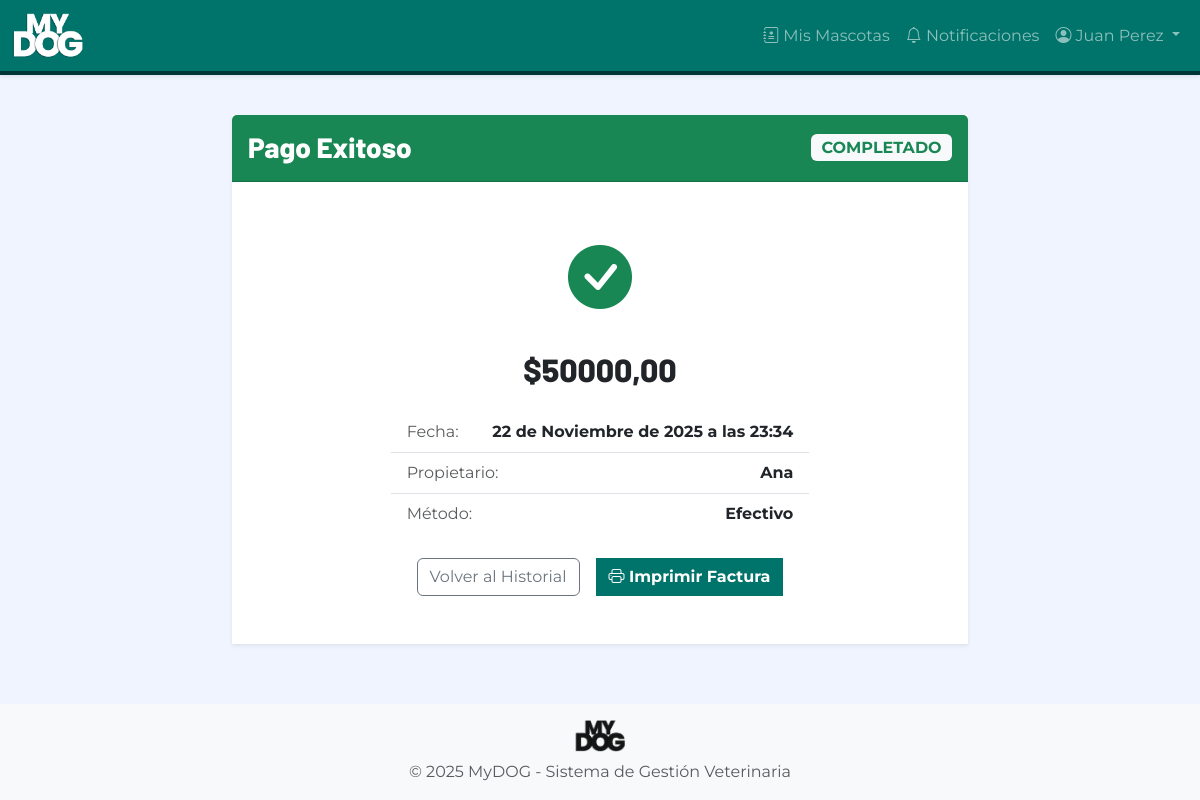
The app's page /pagos/4/ (signed in) with its own data.
### autenticacion/models.py (models this page shows, shortened)
class Usuario(AbstractUser):
    ROL_CHOICES = [
        ('ADMIN', 'Administrador'),
        ('VETERINARIO', 'Veterinario'),
        ('ADMINISTRATIVO', 'Personal Administrativo'),
        ('PROPIETARIO', 'Propietario'),
    ]
    rol = models.CharField(
        max_length=20,
        choices=ROL_CHOICES,
        verbose_name='Rol',
        help_text='Rol del usuario en el sistema'
    )
    activo = models.BooleanField(
        default=True,
        verbose_name='Activo',
        help_text='Indica si el usuario puede acceder al sistema'
    )
    intentos_fallidos = models.IntegerField(
        default=0,
        verbose_name='Intentos fallidos',
        help_text='Número de intentos fallidos de login consecutivos'
    )
    bloqueado_hasta = models.DateTimeField(
        null=True,
        blank=True,
        verbose_name='Bloqueado hasta',
        help_text='Fecha y hora hasta la cual el usuario está bloqueado'
    )
    foto_perfil = models.ImageField(
        upload_to='perfiles/',
        null=True,
        blank=True,
        verbose_name='Foto de perfil'
    )
    telefono = models.CharField(
        max_length=15,
        blank=True,
        verbose_name='Teléfono'
    )
    fecha_creacion = models.DateTimeField(
        auto_now_add=True,
        verbose_name='Fecha de creación'
    )
    fecha_modificacion = models.DateTimeField(
        auto_now=True,
        verbose_name='Fecha de modificación'
    )
    class Meta:
        verbose_name = 'Usuario'
        verbose_name_plural = 'Usuarios'
        ordering = ['-fecha_creacion']
    def es_admin(self):
        return self.rol == 'ADMIN'

### pagos/models.py (models this page shows, shortened)
class Pago(models.Model):
    TIPO_PAGO_CHOICES = [
        ('EFECTIVO', 'Efectivo'),
        ('TARJETA', 'Tarjeta'),
        ('TRANSFERENCIA', 'Transferencia'),
    ]
    ESTADO_CHOICES = [
        ('PENDIENTE', 'Pendiente'),
        ('COMPLETADO', 'Completado'),
        ('FALLIDO', 'Fallido'),
    ]
    cita = models.ForeignKey(
        'citas.Cita',
        on_delete=models.SET_NULL,
        null=True,
        blank=True,
        related_name='pagos',
        verbose_name='Cita asociada'
    )
    propietario = models.ForeignKey(
        'propietarios.Propietario',
        on_delete=models.PROTECT,
        related_name='pagos',
        verbose_name='Propietario'
    )
    monto = models.DecimalField(
        max_digits=10,
        decimal_places=2,
        validators=[MinValueValidator(0.01)],
        verbose_name='Monto',
        help_text='Monto del pago en pesos colombianos'
    )
    tipo_pago = models.CharField(
        max_length=15,
        choices=TIPO_PAGO_CHOICES,
        verbose_name='Tipo de pago'
    )
    estado = models.CharField(
        max_length=15,
        choices=ESTADO_CHOICES,
        default='PENDIENTE',
        verbose_name='Estado del pago'
    )
    referencia = models.CharField(
        max_length=100,
        blank=True,
        verbose_name='Referencia/Comprobante',
        help_text='Número de referencia o comprobante'
    )
    ultimos_4_digitos_validator = RegexValidator(
        regex=r'^\d{4}$',
        message='Debe contener exactamente 4 dígitos'
    )
    ultimos_4_digitos = models.CharField(
        max_length=4,
        blank=True,
        validators=[ultimos_4_digitos_validator],
        verbose_name='Últimos 4 dígitos',
        help_text='Últimos 4 dígitos de la tarjeta (solo si es pago con tarjeta)'
    )
    fecha_pago = models.DateTimeField(
        auto_now_add=True,
        verbose_name='Fecha del pago'
    )
    simulado = models.BooleanField(
        default=True,
        verbose_name='Pago simulado',
        help_text='Indica si es un pago simulado (siempre True en este sistema)'
    )
    usuario_registro = models.ForeignKey(
        'autenticacion.Usuario',
        on_delete=models.PROTECT,
        verbose_name='Usuario que registró el pago'
    )
    class Meta:
        verbose_name = 'Pago'
        verbose_name_plural = 'Pagos'
        ordering = ['-fecha_pago']

### propietarios/models.py (models this page shows, shortened)
class Propietario(models.Model):
    usuario = models.OneToOneField(
        'autenticacion.Usuario',
        on_delete=models.CASCADE,
        related_name='propietario',
        verbose_name='Usuario',
        help_text='Usuario del sistema asociado al propietario'
    )
    nombre = models.CharField(
        max_length=100,
        verbose_name='Nombre completo',
        help_text='Nombre completo del propietario (3-100 caracteres)'
    )
    documento = models.CharField(
        max_length=20,
        unique=True,
        verbose_name='Documento de identidad',
        help_text='Número de documento único del propietario'
    )
    telefono_validator = RegexValidator(
        regex=r'^\d{7,15}$',
        message='El teléfono debe contener entre 7 y 15 dígitos numéricos'
    )
    telefono = models.CharField(
        max_length=15,
        validators=[telefono_validator],
        verbose_name='Teléfono',
        help_text='Teléfono de contacto (7-15 dígitos)'
    )
    correo = models.EmailField(
        unique=True,
        validators=[EmailValidator()],
        verbose_name='Correo electrónico',
        help_text='Correo electrónico único del propietario'
    )
    direccion = models.TextField(
        max_length=200,
        blank=True,
        verbose_name='Dirección',
        help_text='Dirección de residencia (opcional, máx 200 caracteres)'
    )
    fecha_registro = models.DateTimeField(
        auto_now_add=True,
        verbose_name='Fecha de registro'
    )
    fecha_modificacion = models.DateTimeField(
        auto_now=True,
        verbose_name='Fecha de modificación'
    )
    activo = models.BooleanField(
        default=True,
        verbose_name='Activo',
        help_text='Indica si el propietario está activo en el sistema'
    )
    class Meta:
        verbose_name = 'Propietario'
        verbose_name_plural = 'Propietarios'
        ordering = ['-fecha_registro']
        indexes = [
            models.Index(fields=['documento']),
            models.Index(fields=['correo']),
        ]

### pagos/views.py (the view)
# urls.py: path('<int:pk>/', views.detalle_pago, name='detalle'),
@login_required
def detalle_pago(request, pk):
    pago = get_object_or_404(Pago, pk=pk)
    factura = pago.facturas.first() # Obtener la factura asociada
    return render(request, 'pagos/detalle.html', {'pago': pago, 'factura': factura})

### templates/pagos/detalle.html (shortened to what this page needs)
{% extends 'base.html' %}
{% block content %}
<div class="row justify-content-center">
    <div class="col-md-8">
        <div class="card shadow-sm border-0">
            <div class="card-header bg-success text-white py-3 d-flex justify-content-between align-items-center">
                <h3 class="font-titulo mb-0">Pago Exitoso</h3>
                <span class="badge bg-light text-success fs-6">COMPLETADO</span>
            </div>
            <div class="card-body p-5 text-center">
                <div class="mb-4">
                    <i class="bi bi-check-circle-fill text-success" style="font-size: 4rem;"></i>
                </div>
                <h2 class="mb-4">${{ pago.monto }}</h2>
                <div class="row justify-content-center mb-4">
                    <div class="col-md-8">
                        <ul class="list-group list-group-flush text-start">
                            <li class="list-group-item d-flex justify-content-between">
                                <span class="text-muted">Fecha:</span>
                                <strong>{{ pago.fecha_pago }}</strong>
                            </li>
                            <li class="list-group-item d-flex justify-content-between">
                                <span class="text-muted">Propietario:</span>
                                <strong>{{ pago.propietario.nombre }}</strong>
                            </li>
                            <li class="list-group-item d-flex justify-content-between">
                                <span class="text-muted">Método:</span>
                                <strong>{{ pago.get_tipo_pago_display }}</strong>
                            </li>
                        </ul>
                    </div>
                </div>
                <div class="d-flex justify-content-center gap-3">
                    <a href="{% url 'pagos:lista' %}" class="btn btn-outline-secondary">Volver al Historial</a>
                    {% if factura %}
                    <a href="{% url 'pagos:factura_print' factura.pk %}" target="_blank" class="btn btn-primary-mydog">
                        <i class="bi bi-printer"></i> Imprimir Factura
                    </a>
                    {% endif %}
                </div>
            </div>
        </div>
    </div>
</div>
{% endblock %}

### templates/base.html (shortened to what this page needs)
{% load static %}
<!DOCTYPE html>
<html lang="es">
<head>
    <link href="https://cdn.jsdelivr.net/npm/bootstrap@5.3.0/dist/css/bootstrap.min.css" rel="stylesheet">
    <link rel="stylesheet" href="https://cdn.jsdelivr.net/npm/bootstrap-icons@1.11.0/font/bootstrap-icons.css">
    <link rel="stylesheet" href="{% static 'css/base.css' %}">
    <link rel="stylesheet" href="{% static 'css/responsive.css' %}">
</head>
<body>
    <nav class="navbar navbar-expand-lg navbar-dark bg-primary-mydog shadow-sm">
        <div class="container-fluid">
            <a class="navbar-brand" href="{% url 'home' %}">
                <img src="{% static 'img/logo-mydog-blanco.png' %}" alt="MyDOG" height="45" class="d-inline-block">
            </a>
            <div class="collapse navbar-collapse" id="navbarNav">
                <ul class="navbar-nav ms-auto">
                    {% if user.is_authenticated %}
                        <li class="nav-item">
                            <a class="nav-link" href="{% url 'historiales:mis_mascotas' %}">
                                <i class="bi bi-journal-medical"></i>
                                {% if user.rol == 'PROPIETARIO' %}Mis Mascotas{% else %}Historiales{% endif %}
                            </a>
                        </li>
                        <li class="nav-item">
                            <a class="nav-link" href="{% url 'notificaciones:lista' %}">
                                <i class="bi bi-bell"></i> Notificaciones
                            </a>
                        </li>
                        <li class="nav-item dropdown">
                            <a class="nav-link dropdown-toggle" href="#" role="button" data-bs-toggle="dropdown">
                                <i class="bi bi-person-circle"></i> {{ user.get_full_name|default:user.username }}
                            </a>
                        </li>
                    {% else %}
                        <li class="nav-item">
                            <a class="nav-link" href="{% url 'autenticacion:login' %}">Iniciar Sesión</a>
                        </li>
                    {% endif %}
                </ul>
            </div>
        </div>
    </nav>
    <main class="container py-4">
        {% block content %}{% endblock %}
    </main>
    <footer class="footer mt-auto py-3 bg-light">
        <div class="container text-center">
            <img src="{% static 'img/logo-mydog-negro.png' %}" alt="MyDOG" height="32" class="mb-2">
            <p class="text-muted mb-0">&copy; 2025 MyDOG - Sistema de Gestión Veterinaria</p>
        </div>
    </footer>
</body>
</html>

### static/css/base.css (style rules this page uses)
:root { --color-primary: #00736A; --color-secondary: #003535; --color-accent: #F95C32; --color-accent-light: #0FF7750; --color-bg-light: #F0F4FF; --color-gray: #CCCBD1; --color-white: #FFFFFF; --color-black: #000000; --font-titulo: 'Barlow', sans-serif; --font-subtitulo: 'Montserrat', sans-serif; --font-texto: 'Montserrat', sans-serif; }
body { font-family: var(--font-texto); background-color: var(--color-bg-light); color: var(--color-black); }
h1, h2, h3, h4, h5, h6, .font-titulo { font-family: var(--font-titulo); font-weight: 800; }
.bg-primary-mydog { background-color: var(--color-primary) !important; }
.btn-primary-mydog { background-color: var(--color-primary); border-color: var(--color-primary); color: var(--color-white); font-family: var(--font-subtitulo); font-weight: 700; border-radius: 0 !important; }
.card { border-radius: 0 !important; }
.navbar { box-shadow: 0 2px 4px rgba(0,0,0,0.1); box-shadow: none; border-bottom: 4px solid var(--color-secondary); }

### templates/base.html (style rules this page uses)
html, body { height: 100%; }
body { display: flex; flex-direction: column; }
main { flex: 1 0 auto; }
footer { flex-shrink: 0; }

### records on screen
Usuario: get_full_name "Juan Perez"
Pago: monto "50000,00", fecha_pago "22 de Noviembre de 2025 a las 23:34", propietario.nombre "Ana", tipo_pago "Efectivo"
